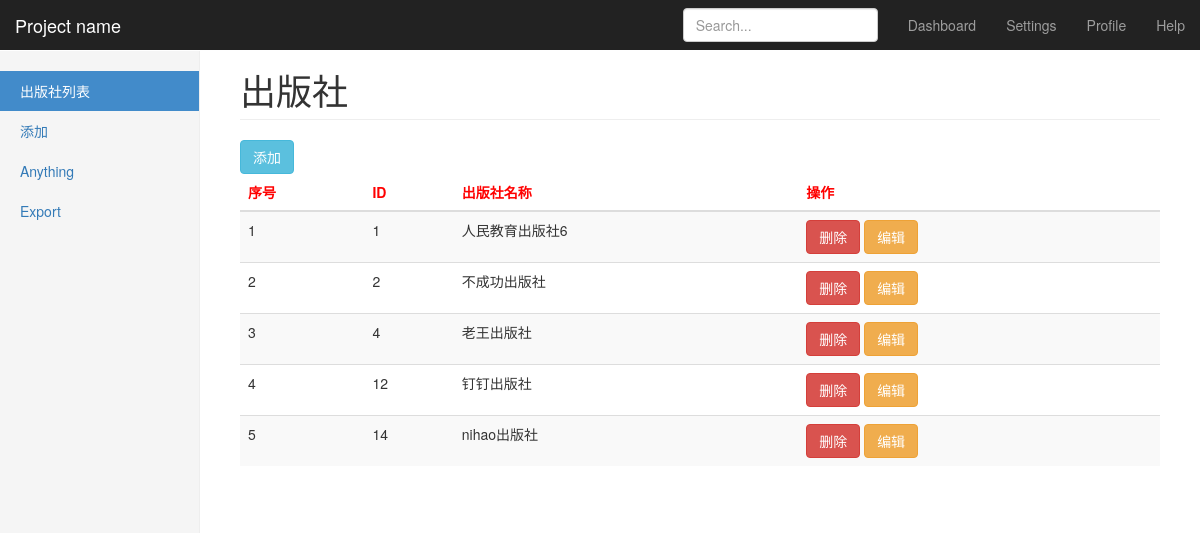
/app01/publisher_list/ (signed in), run on the app's committed database.
### app01/models.py (models this page shows, shortened)
class Publisher(models.Model):
    name = models.CharField(max_length=32,verbose_name='出版社名称')

### app01/views.py (the view)
def publisher_list(request):
    all_publishers = models.Publisher.objects.all()
    return render(request, 'publisher_list.html', {'all_publishers': all_publishers})

### app01/mid/auth.py (called while the page is built)
    def process_request(self,request):
        next_url=request.path_info
        if next_url in self.black_list:
            return HttpResponse('这是一个错误的url')
        elif next_url in self.white_list or request.session.get("user"):
            return
        else:
            return redirect("/app01/login/?return={}".format(next_url))

### templates/publisher_list.html
{% extends 'base.html' %}
{% block title %}
            <ul class="nav nav-sidebar">
                <li class="active"><a href="{% url 'publisher' %}">出版社列表 <span class="sr-only">(current)</span></a></li>
                <li><a href="{% url 'pub-add' %}">添加</a></li>
                <li><a href="#">Anything</a></li>
                <li><a href="#">Export</a></li>
            </ul>
{% endblock %}
{% block content %}
    <a  class="btn btn-info" href="{% url 'pub-add' %}">添加</a>
    <table class="table table-hover table-striped" >
    <thead>
    <tr style="color: red">
        <th>序号</th>
        <th>ID</th>
        <th>出版社名称</th>
        <th>操作</th>
    </tr>
    </thead>
    <tbody>
    {% for publisher in all_publishers %}
        <tr >
            <td > {{ forloop.counter }} </td>
            <td > {{ publisher.id }} </td>
            <td > {{ publisher.name }} </td>
            <td>
                <a class="btn btn-danger" href="{% url 'del' 'publisher' publisher.pk %}">删除</a>
                <a class="btn btn-warning" href="{% url 'pub-edit' pk=publisher.pk %}">编辑</a>
            </td>
        </tr>
    {% endfor %}
    </tbody>
</table>
{% endblock %}

### static/css/dashboard.css (style rules this page uses)
body { padding-top: 50px; }
.nav-sidebar { margin-right: -21px; margin-bottom: 20px; margin-left: -20px; }
.nav-sidebar > li > a { padding-right: 20px; padding-left: 20px; }
.nav-sidebar > .active > a, .nav-sidebar > .active > a:hover, .nav-sidebar > .active > a:focus { color: #fff; background-color: #428bca; }

### data on the page
Publisher: id "1", name "人民教育出版社6"
Publisher: id "2", name "不成功出版社"
Publisher: id "4", name "老王出版社"
Publisher: id "12", name "钉钉出版社"
Publisher: id "14", name "nihao出版社"
